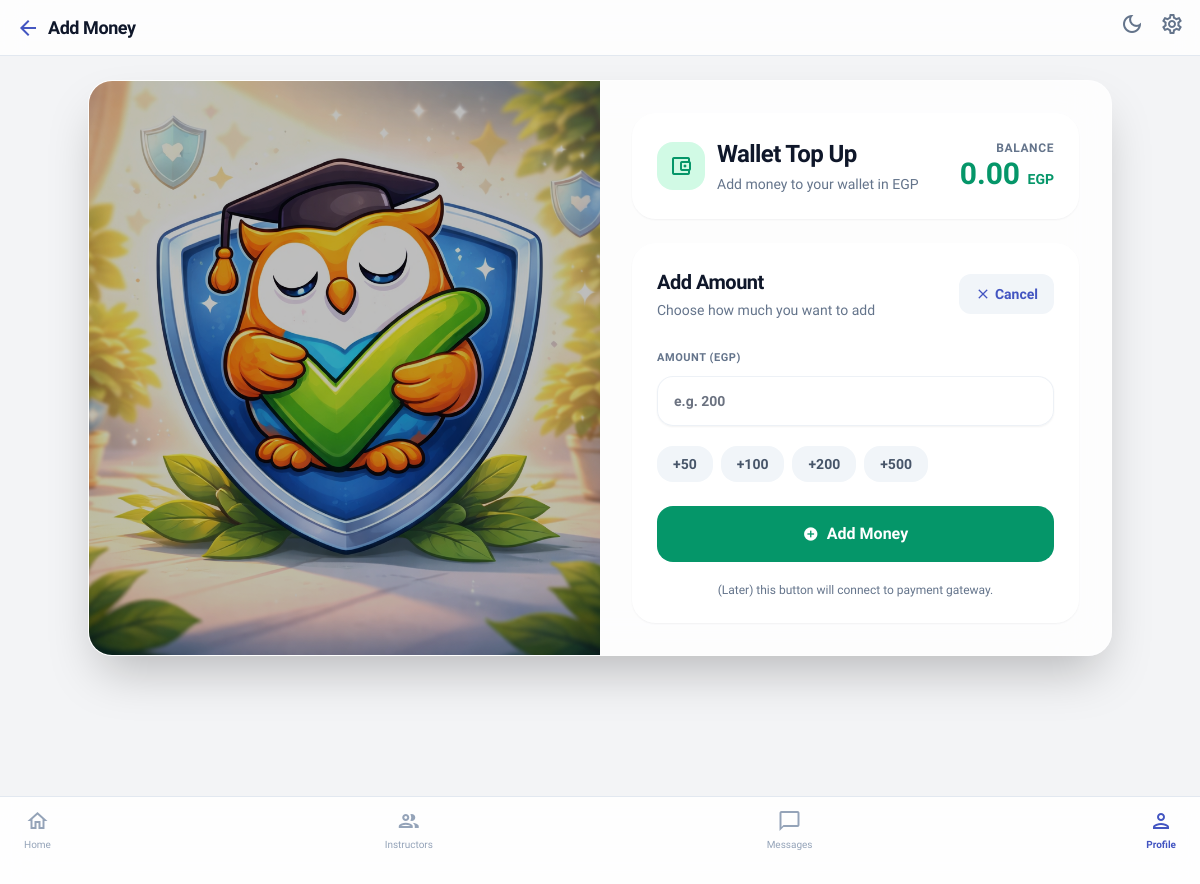
Page /wallet/add/ (signed in) on the earlier database version.
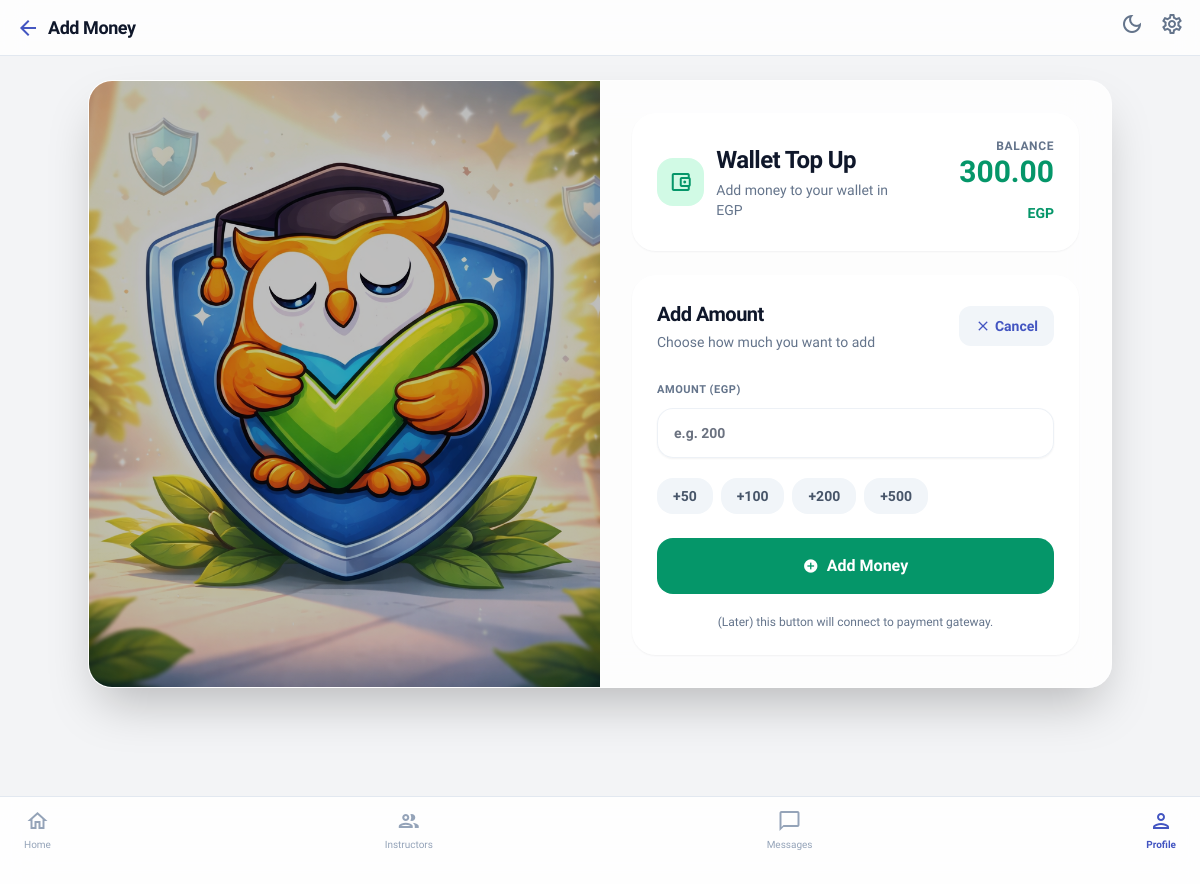
Same page on the later database version.
### teach/models.py (models this page shows, shortened)
class Wallet(models.Model):
    user = models.OneToOneField(
        settings.AUTH_USER_MODEL,
        on_delete=models.CASCADE,
        related_name="wallet"
    )
    balance = models.DecimalField(
        max_digits=10,
        decimal_places=2,
        default=0
    )
    updated_at = models.DateTimeField(auto_now=True)

### teach/views.py (the view, shortened to what this page needs)
# urls.py: path("wallet/add/", views.add_money_to_wallet, name="add_money_to_wallet"),
@login_required
def add_money_to_wallet(request):
    wallet, _ = Wallet.objects.get_or_create(user=request.user)
    return render(request, "teach/add_money_to_wallet.html", {
        "wallet_balance": wallet.balance,
    })

### templates/teach/add_money_to_wallet.html (shortened to what this page needs)
{% load static %}
<!DOCTYPE html>
<html class="light" lang="en">
<head>
  <script src="https://cdn.tailwindcss.com?plugins=forms,typography"></script>
  <link rel="stylesheet" href="{% static 'teach/css/style.css' %}">
</head>
<body class="bg-background-light dark:bg-background-dark text-slate-900 dark:text-slate-100 pb-24">
  <nav class="sticky top-0 z-50 bg-white/80 dark:bg-slate-900/80 backdrop-blur-md px-4 py-3 border-b border-slate-200 dark:border-slate-800 flex items-center justify-between">
    <div class="flex items-center gap-2">
      <a href="{% url 'profile' %}" class="flex items-center gap-2">
        <span class="material-icons-outlined text-primary">arrow_back</span>
        <span class="font-bold text-lg tracking-tight">Add Money</span>
      </a>
    </div>
    <div class="flex gap-4 items-center">
      <button onclick="toggleDarkMode()" class="text-slate-500 hover:text-primary">
        <span class="material-icons-outlined">dark_mode</span>
      </button>
      <a href="{% url 'settings' %}" class="text-slate-500 hover:text-primary">
        <span class="material-icons-outlined">settings</span>
      </a>
    </div>
  </nav>
  <main class="px-4 py-6">
    <div class="max-w-5xl mx-auto">
      <section class="bg-white/80 dark:bg-slate-900/70 backdrop-blur-xl border border-white/30 dark:border-slate-800/60 rounded-3xl shadow-2xl overflow-hidden">
        <div class="grid grid-cols-1 md:grid-cols-2">
          <div class="relative w-full h-56 md:h-auto">
            <img
              src="{% static 'teach/img/edit.png' %}"
              alt="Wallet"
              class="absolute inset-0 w-full h-full object-cover"
            />
            <div class="absolute inset-0 bg-black/25"></div>
          </div>
          <div class="p-6 sm:p-8 space-y-6">
            <div class="bg-white/70 dark:bg-slate-900/60 border border-white/20 dark:border-slate-800/60 rounded-3xl p-5 sm:p-6 shadow-sm">
              <div class="flex items-center justify-between gap-3">
                <div class="flex items-center gap-3">
                  <div class="w-12 h-12 rounded-2xl bg-emerald-100 dark:bg-emerald-900/30 flex items-center justify-center">
                    <span class="material-icons-outlined text-emerald-600 dark:text-emerald-400">account_balance_wallet</span>
                  </div>
                  <div>
                    <h1 class="text-xl sm:text-2xl font-bold tracking-tight">Wallet Top Up</h1>
                    <p class="text-xs sm:text-sm text-slate-500 dark:text-slate-400 mt-1">Add money to your wallet in EGP</p>
                  </div>
                </div>
                <div class="text-right">
                  <p class="text-xs font-bold tracking-wider text-slate-500 dark:text-slate-400 uppercase">Balance</p>
                  <p class="text-2xl sm:text-3xl font-extrabold text-emerald-600 dark:text-emerald-400 leading-tight">
                    {{ wallet_balance|default:"0"|floatformat:2 }} <span class="text-sm font-bold">EGP</span>
                  </p>
                </div>
              </div>
            </div>
            <div class="bg-white/70 dark:bg-slate-900/60 border border-white/20 dark:border-slate-800/60 rounded-3xl p-5 sm:p-6 shadow-sm">
              <div class="flex items-center justify-between gap-3 mb-6">
                <div>
                  <h2 class="text-lg sm:text-xl font-bold tracking-tight">Add Amount</h2>
                  <p class="text-xs sm:text-sm text-slate-500 dark:text-slate-400 mt-1">Choose how much you want to add</p>
                </div>
                <a href="{% url 'profile' %}"
                  class="flex items-center gap-1 px-4 py-2 rounded-xl bg-slate-100 dark:bg-slate-800 text-primary text-sm font-semibold hover:opacity-90 transition">
                  <span class="material-icons-outlined text-base">close</span>
                  <span class="hidden sm:inline">Cancel</span>
                </a>
              </div>
              <form method="post" class="space-y-5">
                <div class="space-y-2">
                  <label class="text-[11px] font-bold tracking-wider text-slate-500 dark:text-slate-400 uppercase">
                    Amount (EGP)
                  </label>
                  <input
                    type="number"
                    name="amount"
                    min="1"
                    step="1"
                    placeholder="e.g. 200"
                    class="w-full rounded-2xl px-4 py-3.5 text-sm font-semibold
                          bg-slate-50/80 dark:bg-slate-900/40
                          border border-slate-200/60 dark:border-slate-700/50
                          shadow-sm focus:ring-2 focus:ring-primary/30 focus:border-primary/40"
                    required
                  />
                </div>
                <div class="flex gap-2 overflow-x-auto hide-scrollbar pb-1">
                  <button type="button" onclick="document.querySelector('input[name=amount]').value=50"
                    class="px-4 py-2 rounded-2xl bg-slate-100 dark:bg-slate-800 text-sm font-bold text-slate-600 dark:text-slate-200 hover:opacity-90 transition">
                    +50
                  </button>
                  <button type="button" onclick="document.querySelector('input[name=amount]').value=100"
                    class="px-4 py-2 rounded-2xl bg-slate-100 dark:bg-slate-800 text-sm font-bold text-slate-600 dark:text-slate-200 hover:opacity-90 transition">
                    +100
                  </button>
                  <button type="button" onclick="document.querySelector('input[name=amount]').value=200"
                    class="px-4 py-2 rounded-2xl bg-slate-100 dark:bg-slate-800 text-sm font-bold text-slate-600 dark:text-slate-200 hover:opacity-90 transition">
                    +200
                  </button>
                  <button type="button" onclick="document.querySelector('input[name=amount]').value=500"
                    class="px-4 py-2 rounded-2xl bg-slate-100 dark:bg-slate-800 text-sm font-bold text-slate-600 dark:text-slate-200 hover:opacity-90 transition">
                    +500
                  </button>
                </div>
                <button type="submit"
                  class="w-full py-4 rounded-2xl bg-emerald-600 text-white font-bold hover:opacity-90 transition flex items-center justify-center gap-2">
                  <span class="material-icons-outlined text-base">add_circle</span>
                  Add Money
                </button>
                <p class="text-xs text-slate-500 dark:text-slate-400 text-center">
                  (Later) this button will connect to payment gateway.
                </p>
              </form>
            </div>
          </div>
        </div>
      </section>
    </div>
  </main>
  <div class="fixed bottom-0 left-0 right-0 bg-white/90 dark:bg-slate-900/90 backdrop-blur-lg border-t border-slate-200 dark:border-slate-800 px-6 pt-3 pb-8 flex items-center justify-between z-50">
    <a href="{% url 'instructor' %}" class="flex flex-col items-center gap-1 text-slate-400 hover:text-primary">
      <span class="material-icons-outlined">home</span>
      <span class="text-[10px]">Home</span>
    </a>
    <a href="{% url 'instructor' %}" class="flex flex-col items-center gap-1 text-slate-400 hover:text-primary">
      <span class="material-icons-outlined">people</span>
      <span class="text-[10px]">Instructors</span>
    </a>
    <a href="{% url 'messages' %}" class="flex flex-col items-center gap-1 text-slate-400 hover:text-primary">
      <span class="material-icons-outlined">chat_bubble_outline</span>
      <span class="text-[10px]">Messages</span>
    </a>
    <a href="{% url 'profile' %}" class="flex flex-col items-center gap-1 text-primary">
      <span class="material-icons-outlined">person</span>
      <span class="text-[10px] font-bold">Profile</span>
    </a>
  </div>
</body>
</html>

### static/teach/css/style.css (style rules this page uses)
body { font-family: "Lexend", "Inter", sans-serif; -webkit-tap-highlight-color: transparent; min-height: max(884px, 100dvh); }
.hide-scrollbar { -ms-overflow-style: none; scrollbar-width: none; }

### templates/teach/add_money_to_wallet.html (style rules this page uses)
.hide-scrollbar { -ms-overflow-style: none; scrollbar-width: none; }
input[type="number"], input[type="text"] { color:#0f172a; background: rgba(255,255,255,.9); }

Differences in the rows shown:
changed Wallet: balance "0.00" → "300.00"
